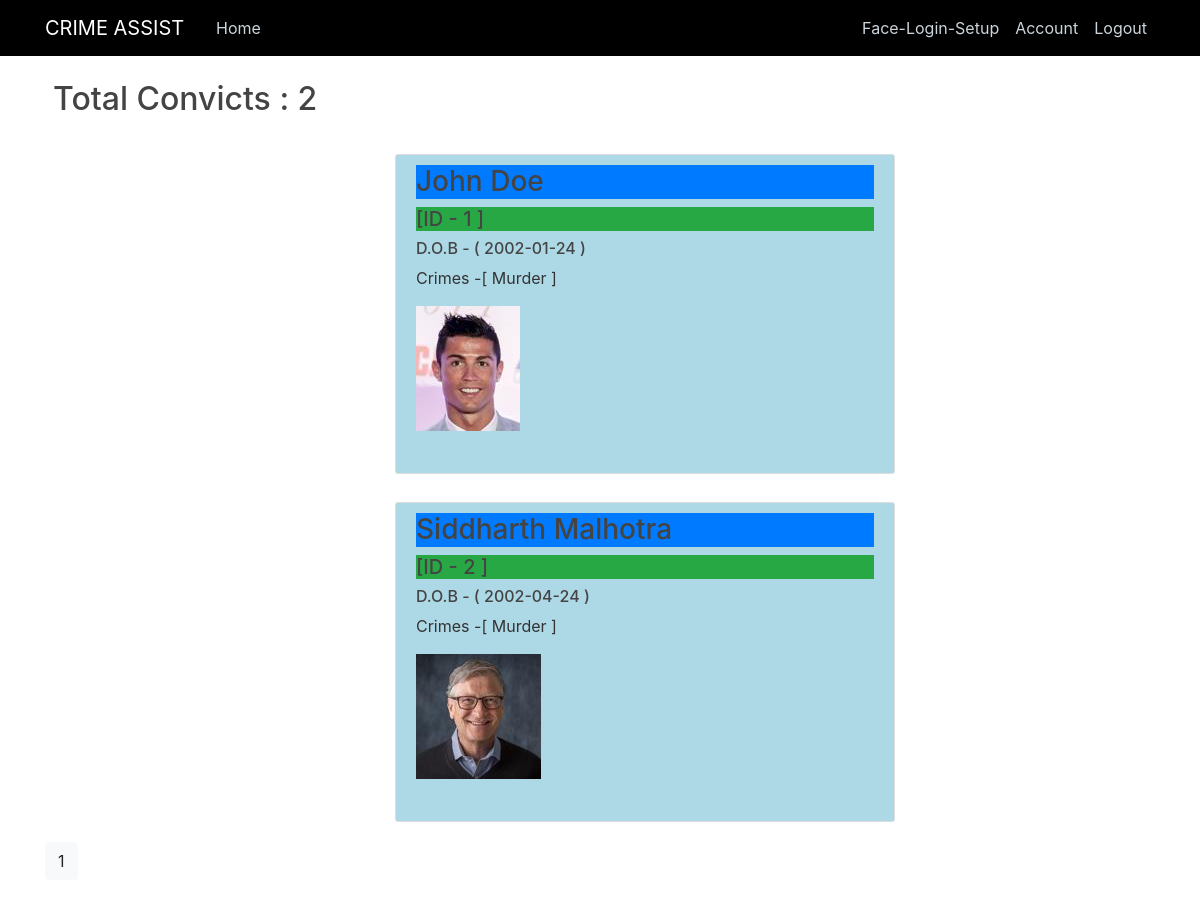
Screenshot of /showConvicts (signed in) with the database file from the repository.
### crimeassist/models.py (models this page shows, shortened)
class Convict(db.Model):
    id = db.Column(db.Integer,primary_key=True)
    name = db.Column(db.String(25),nullable=False)
    dob = db.Column(db.Date ,nullable = False)
    profile_image = db.Column(db.String(20),nullable=False)
    crimes = db.Column(db.Text,nullable=False)
    images = db.relationship('ConvictImage', backref = 'person', lazy=True)

### crimeassist/routes.py (the view)
@app.route('/showConvicts', methods=['POST', 'GET'])
@login_required
def showConvicts():
    page=request.args.get('page',1,type=int)
    convicts = Convict.query.order_by(Convict.name).paginate(page=page,per_page=3)
    return render_template('showConvicts.html',title='Convict List' ,convicts = convicts,Convict = Convict)

### crimeassist/models.py (called while the page is built)
@login_manager.user_loader
def load_user(user_id):
    return User.query.get(user_id)

### crimeassist/templates/showConvicts.html
{% extends "layout.html" %}
{% block content %}
<h2 class="bg-white border-primary mt-3 mb-3 p-2"> Total Convicts : {{ Convict.query.count() }}</h2>
{% for convict in convicts.items %}
<div class="show-convicts">
    <h3 class="bg-primary">{{ convict.name }} <h5 class="bg-success">[ID - {{ convict.id }} ]</h5></h3>
    <h6>D.O.B - ( {{ convict.dob }} )</h6>
    <p>Crimes -[ {{ convict.crimes }} ]</p>
    <img src="{{ url_for('static',filename = 'convict_pics/'+ convict.profile_image ) }}" alt="Photo here">
</div>
{% endfor %}
{% for page_num in convicts.iter_pages(left_edge=1,right_edge=1, left_current=1,right_current=2) %}
    {%  if page_num  %}
        {% if convicts.page == page_num %}
             <a class = "btn btn-light mb-5" href="{{ url_for('showConvicts',page=page_num)  }}">{{ page_num }}</a>
        {% else  %}
            <a class = "btn btn-outline-light mb-5" href="{{ url_for('showConvicts',page=page_num)  }}">{{ page_num }}</a>
        {% endif %}
    {% else  %}
        ...
    {% endif %}
{% endfor %}
{% endblock content %}

### crimeassist/templates/layout.html (shortened to what this page needs)
<!DOCTYPE html>
<html>
<head>
  <link rel="stylesheet" href="https://use.fontawesome.com/releases/v5.15.4/css/all.css"
>
  <link rel="stylesheet" href="https://maxcdn.bootstrapcdn.com/bootstrap/4.0.0/css/bootstrap.min.css"
>
  <link rel="stylesheet" type="text/css" href="{{ url_for('static', filename='style.css') }}">
</head>
<body>
  <header class="site-header">
    <nav class="navbar navbar-expand-md nav-bg navbar-dark">
      <div class="container">
        <a class="navbar-brand mr-4" href="/">CRIME ASSIST</a>
        <div class="collapse navbar-collapse" id="navbarToggle">
          <div class="navbar-nav mr-auto">
            <a class="nav-item nav-link" href="/">Home</a>
          </div>
          <div class="navbar-nav">
            {% if current_user.is_authenticated %}
            <a class="nav-item nav-link" href="/face_login_setup">Face-Login-Setup</a>
            <a class="nav-item nav-link" href="/account">Account</a>
            <a class="nav-item nav-link" href="/logout">Logout</a>
            {% else %}
            <a class="nav-item nav-link" href="/login">Login</a>
            <a class="nav-item nav-link" href="/register">Register</a>
            {% endif %}
          </div>
        </div>
      </div>
    </nav>
  </header>
  <main role="main" class="container">
    {% block content %}
    {% endblock %}
  </main>
</body>
</html>

### crimeassist/static/style.css (style rules this page uses)
body { background-image:url("https://media.istockphoto.com/photos/digital-cyberspace-with-particles-and-digital-data-network-high-picture-id1302189748?b=1&k=20&m=1302189748&s=170667a&w=0&h=s0o2dhTh40lrWLPt6rg54S0jCUywkr6h04rDdfStMq8="); color: #333333; }
h1, h2, h3, h4, h5, h6 { color: #444444; }
.nav-bg { background: black; }
.site-header .navbar-nav .nav-link { color: #cbd5db; }
.show-convicts { width:500px; height: 320px; background: lightblue; padding: 10px 20px; border: 1px solid #dddddd; border-radius: 3px; margin-bottom: 20px; margin-left: 350px; margin-top: 28px; }

### rows the page displays
Convict: name "John Doe", id "1", dob "2002-01-24", crimes "Murder", profile_image (picture)
Convict: name "Siddharth Malhotra", id "2", dob "2002-04-24", crimes "Murder", profile_image (picture)

### other values shown
{{ Convict.query.count() }} "2"
{{ page_num }} "1"
